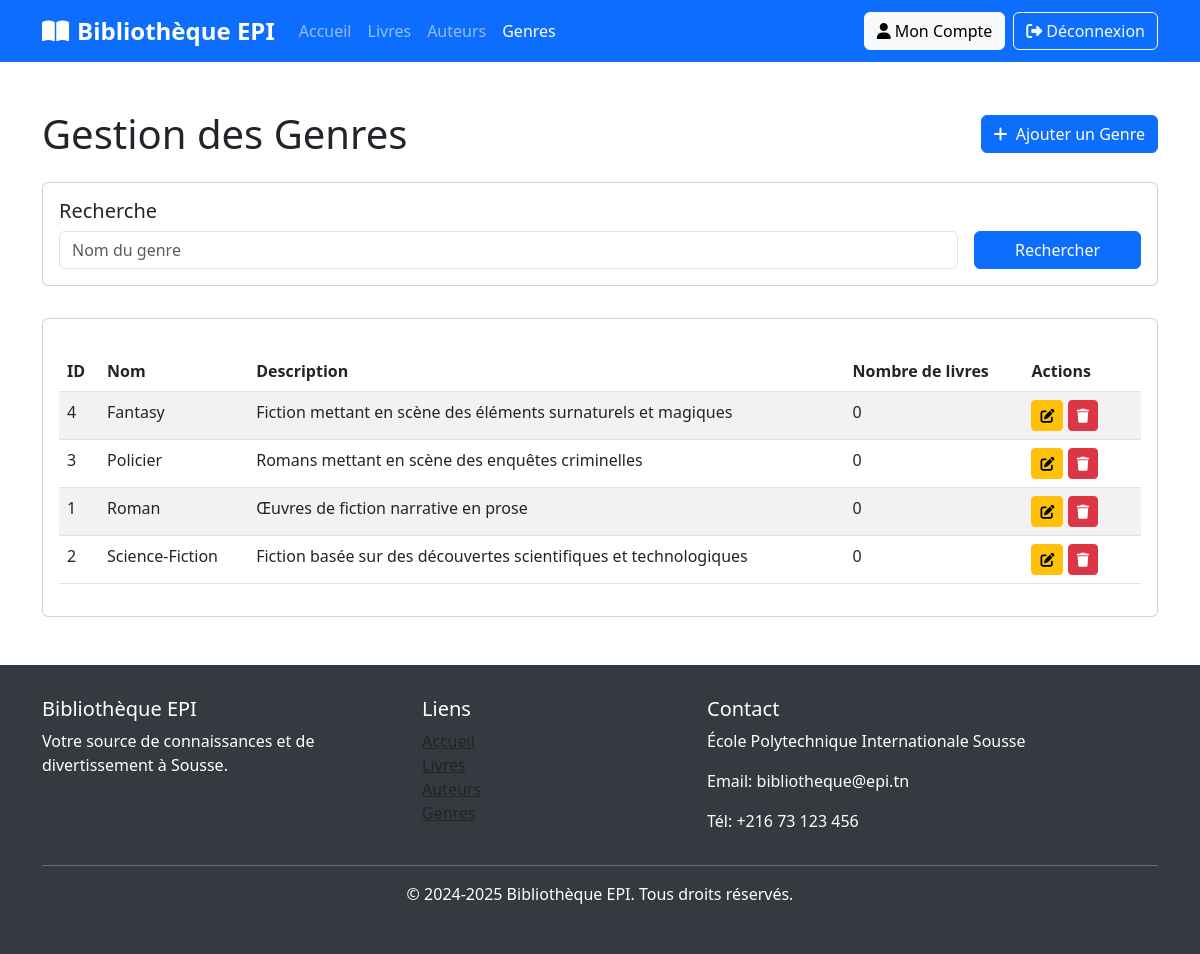
The page /genre_management.php (signed in) on the database its author committed.
### tables this page shows
CREATE TABLE IF NOT EXISTS genres (
    id INT PRIMARY KEY AUTO_INCREMENT,
    name VARCHAR(50) NOT NULL UNIQUE,
    description TEXT,
    created_at TIMESTAMP DEFAULT CURRENT_TIMESTAMP,
    updated_at TIMESTAMP DEFAULT CURRENT_TIMESTAMP ON UPDATE CURRENT_TIMESTAMP
);

### functions.php (called while the page is built, shortened)
<?php
require_once 'config.php';
function isLoggedIn() {
    return isset($_SESSION['user_id']);
}
function isAdmin() {
    return isset($_SESSION['is_admin']) && $_SESSION['is_admin'] === true;
}
function getAllGenres() {
    global $pdo;
    $stmt = $pdo->query("SELECT g.*, COUNT(b.id) as book_count FROM genres g LEFT JOIN books b ON g.id = b.genre_id GROUP BY g.id ORDER BY g.name");
    $genres = $stmt->fetchAll(PDO::FETCH_ASSOC);
    return $genres;
}
?>

### genre_management.php (the view, shortened to what this page needs)
<?php
require_once 'functions.php';
$genres = getAllGenres();
?>
<!DOCTYPE html>
<html lang="fr">
<head>
    <link href="https://cdnjs.cloudflare.com/ajax/libs/bootstrap/5.3.0/css/bootstrap.min.css" rel="stylesheet">
    <link rel="stylesheet" href="https://cdnjs.cloudflare.com/ajax/libs/font-awesome/6.4.0/css/all.min.css">
</head>
<body>
    <nav class="navbar navbar-expand-lg navbar-dark bg-primary">
        <div class="container">
            <a class="navbar-brand" href="index.php"><i class="fas fa-book-open me-2"></i>Bibliothèque EPI</a>
            <div class="collapse navbar-collapse" id="navbarNav">
                <ul class="navbar-nav me-auto">
                    <li class="nav-item">
                        <a class="nav-link" href="index.php">Accueil</a>
                    </li>
                    <li class="nav-item">
                        <a class="nav-link" href="books.php">Livres</a>
                    </li>
                    <li class="nav-item">
                        <a class="nav-link" href="author_management.php">Auteurs</a>
                    </li>
                    <li class="nav-item">
                        <a class="nav-link active" href="genre_management.php">Genres</a>
                    </li>
                </ul>
                <div class="d-flex">
                    <?php if (isLoggedIn()): ?>
                    <a href="profile.php" class="btn btn-light me-2">
                        <i class="fas fa-user me-1"></i>Mon Compte
                    </a>
                    <a href="logout.php" class="btn btn-outline-light">
                        <i class="fas fa-sign-out-alt me-1"></i>Déconnexion
                    </a>
                    <?php else: ?>
                    <a href="login.php" class="btn btn-light me-2">Connexion</a>
                    <a href="register.php" class="btn btn-outline-light">Inscription</a>
                    <?php endif; ?>
                </div>
            </div>
        </div>
    </nav>
    <div class="container mt-5">
        <div class="d-flex justify-content-between align-items-center mb-4">
            <h1 class="mb-0">Gestion des Genres</h1>
            <?php if (isAdmin()): ?>
            <button class="btn btn-primary" data-bs-toggle="modal" data-bs-target="#addGenreModal">
                <i class="fas fa-plus me-1"></i> Ajouter un Genre
            </button>
            <?php endif; ?>
        </div>
        <div class="card search-section">
            <div class="card-body">
                <h5 class="card-title">Recherche</h5>
                <form method="GET" action="">
                    <div class="row g-3">
                        <div class="col-md-10">
                            <input type="text" class="form-control" name="search" placeholder="Nom du genre" value="<?php echo isset($_GET['search']) ? htmlspecialchars($_GET['search']) : ''; ?>">
                        </div>
                        <div class="col-md-2">
                            <button type="submit" class="btn btn-primary w-100">Rechercher</button>
                        </div>
                    </div>
                </form>
            </div>
        </div>
        <div class="card">
            <div class="card-body">
                <div class="table-responsive">
                    <table class="table table-striped table-hover">
                        <thead>
                            <tr>
                                <th>ID</th>
                                <th>Nom</th>
                                <th>Description</th>
                                <th>Nombre de livres</th>
                                <th>Actions</th>
                            </tr>
                        </thead>
                        <tbody>
                            <?php foreach ($genres as $genre): ?>
                            <tr>
                                <td><?php echo $genre['id']; ?></td>
                                <td><?php echo htmlspecialchars((string)$genre['name']); ?></td>
                                <td><?php echo htmlspecialchars((string)$genre['description']); ?></td>
                                <td><?php echo isset($genre['book_count']) ? $genre['book_count'] : 0; ?></td>
                                <td class="table-actions">
                                    <?php if (isAdmin()): ?>
                                    <button class="btn btn-sm btn-warning" onclick="editGenre(<?php echo $genre['id']; ?>)">
                                        <i class="fas fa-edit"></i>
                                    </button>
                                    <button class="btn btn-sm btn-danger" onclick="deleteGenre(<?php echo $genre['id']; ?>)">
                                        <i class="fas fa-trash"></i>
                                    </button>
                                    <?php endif; ?>
                                </td>
                            </tr>
                            <?php endforeach; ?>
                        </tbody>
                    </table>
                </div>
            </div>
        </div>
    </div>
    <footer class="footer mt-5">
        <div class="container">
            <div class="row">
                <div class="col-md-4">
                    <h5>Bibliothèque EPI</h5>
                    <p>Votre source de connaissances et de divertissement à Sousse.</p>
                </div>
                <div class="col-lg-3 col-md-6 mb-4 mb-md-0">
                    <h5>Liens</h5>
                    <ul class="list-unstyled mb-0">
                        <li><a href="index.php" class="text-dark">Accueil</a></li>
                        <li><a href="books.php" class="text-dark">Livres</a></li>
                        <li><a href="author_management.php" class="text-dark">Auteurs</a></li>
                        <li><a href="genre_management.php" class="text-dark">Genres</a></li>
                    </ul>
                </div>
                <div class="col-md-4">
                    <h5>Contact</h5>
                    <address>
                        <p>École Polytechnique Internationale Sousse</p>
                        <p>Email: bibliotheque@epi.tn</p>
                        <p>Tél: +216 73 123 456</p>
                    </address>
                </div>
            </div>
            <hr class="bg-white">
            <div class="text-center">
                <p>&copy; 2024-2025 Bibliothèque EPI. Tous droits réservés.</p>
            </div>
        </div>
    </footer>
</body>
</html>

### genre_management.php (style rules this page uses)
.navbar-brand { font-weight: bold; font-size: 1.5rem; }
.footer { background-color: #343a40; color: white; padding: 2rem 0; margin-top: 3rem; }
.table-actions { min-width: 100px; }
.search-section { margin-bottom: 2rem; }
.table-responsive { margin-top: 1rem; }

### rows shown on the page
genres: id "4", name "Fantasy", description "Fiction mettant en scène des éléments surnaturels et magiques", book_count "0"
genres: id "3", name "Policier", description "Romans mettant en scène des enquêtes criminelles", book_count "0"
genres: id "1", name "Roman", description "Œuvres de fiction narrative en prose", book_count "0"
genres: id "2", name "Science-Fiction", description "Fiction basée sur des découvertes scientifiques et technologiques", book_count "0"
